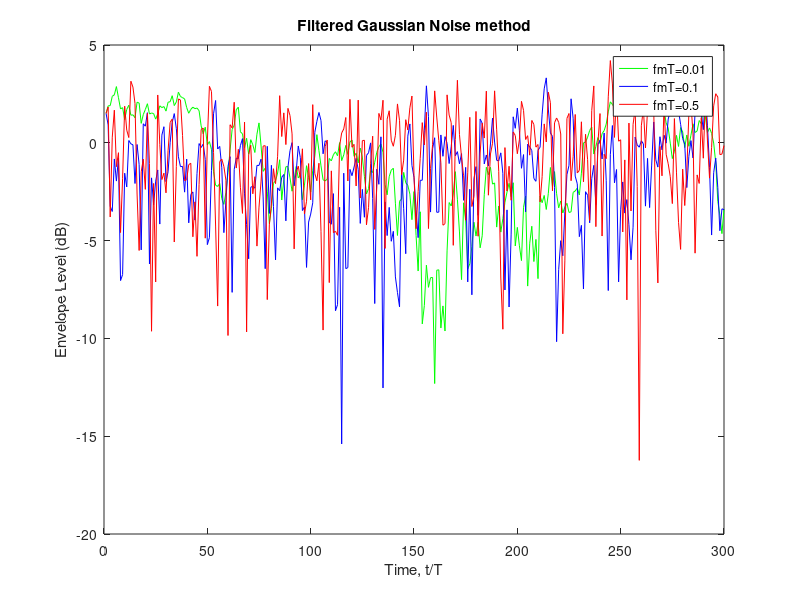

Reproduce this figure in MATLAB.
fmT = [0.01 0.1 0.5];
[row, num] = size(fmT);
Omgp = 1;
sample_num = 300;
T = 1;

sigma = 2-cos(pi.*fmT./2)-sqrt((2-cos(pi.*fmT./2)).^2-1);
var = (1+sigma)./(1-sigma).*Omgp./2;

w1 = zeros(num, sample_num);
w2 = zeros(num, sample_num);
for i = 1:num
    w1(i,:) = normrnd(0,sqrt(var(i)),1,sample_num);
    w2(i,:) = normrnd(0,sqrt(var(i)),1,sample_num);
end

gI = ones(num, sample_num);
gQ = ones(num, sample_num);

for i = 1:num
    for j = 1:sample_num-1
        gI(i,j+1) = sigma(i)*gI(i,j)+(1-sigma(i))*w1(i,j);
        gQ(i,j+1) = sigma(i)*gQ(i,j)+(1-sigma(i))*w2(i,j);
    end
end

envelope = sqrt(gI.^2+gQ.^2);
envelope_dB = 10*log10(envelope);

x_axis = (1:sample_num)./T;
figure,plot(x_axis, envelope_dB(1,:),'g',x_axis, envelope_dB(2,:),'b',x_axis, envelope_dB(3,:),'r')
title('Filtered Gaussian Noise method');
xlabel('Time, t/T');
ylabel('Envelope Level (dB)');
legend('fmT=0.01','fmT=0.1','fmT=0.5');

